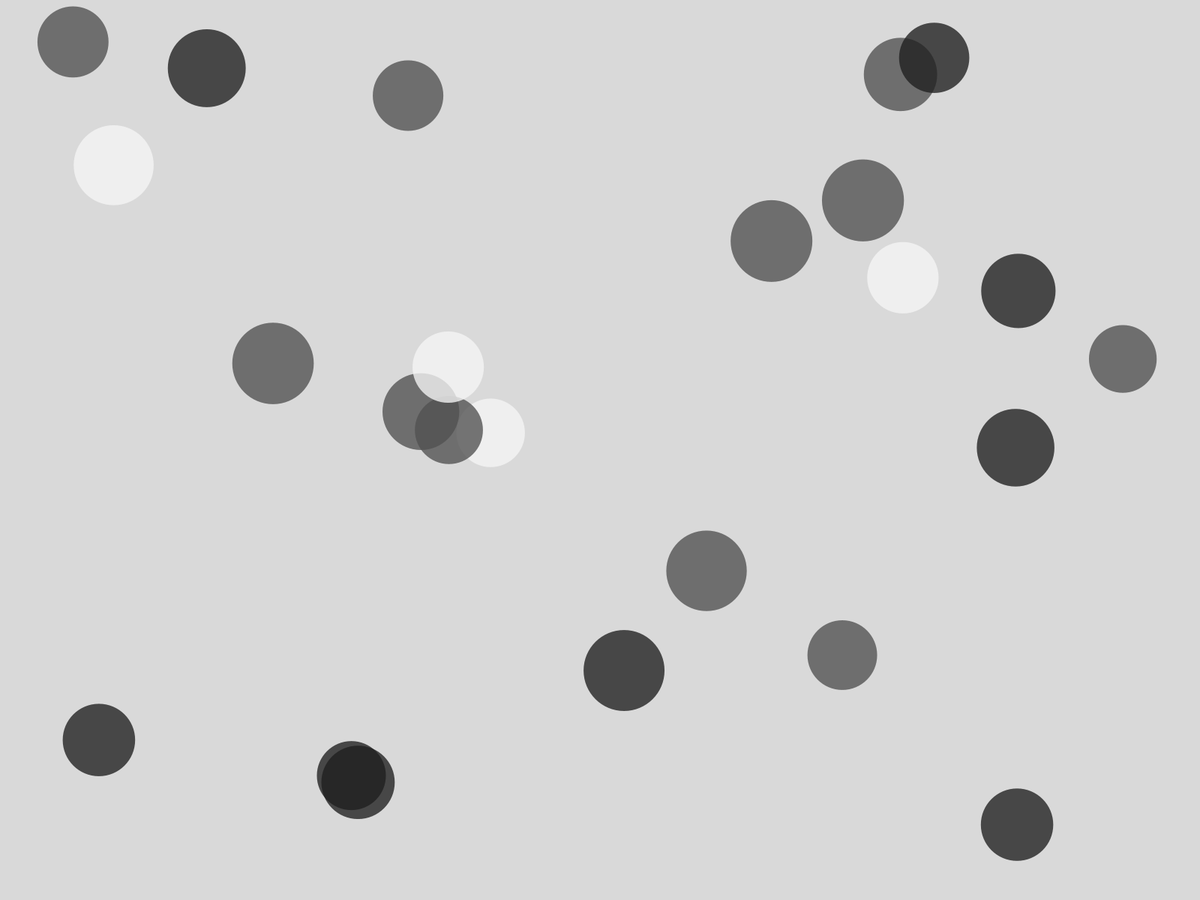
Frame 1 (no input)
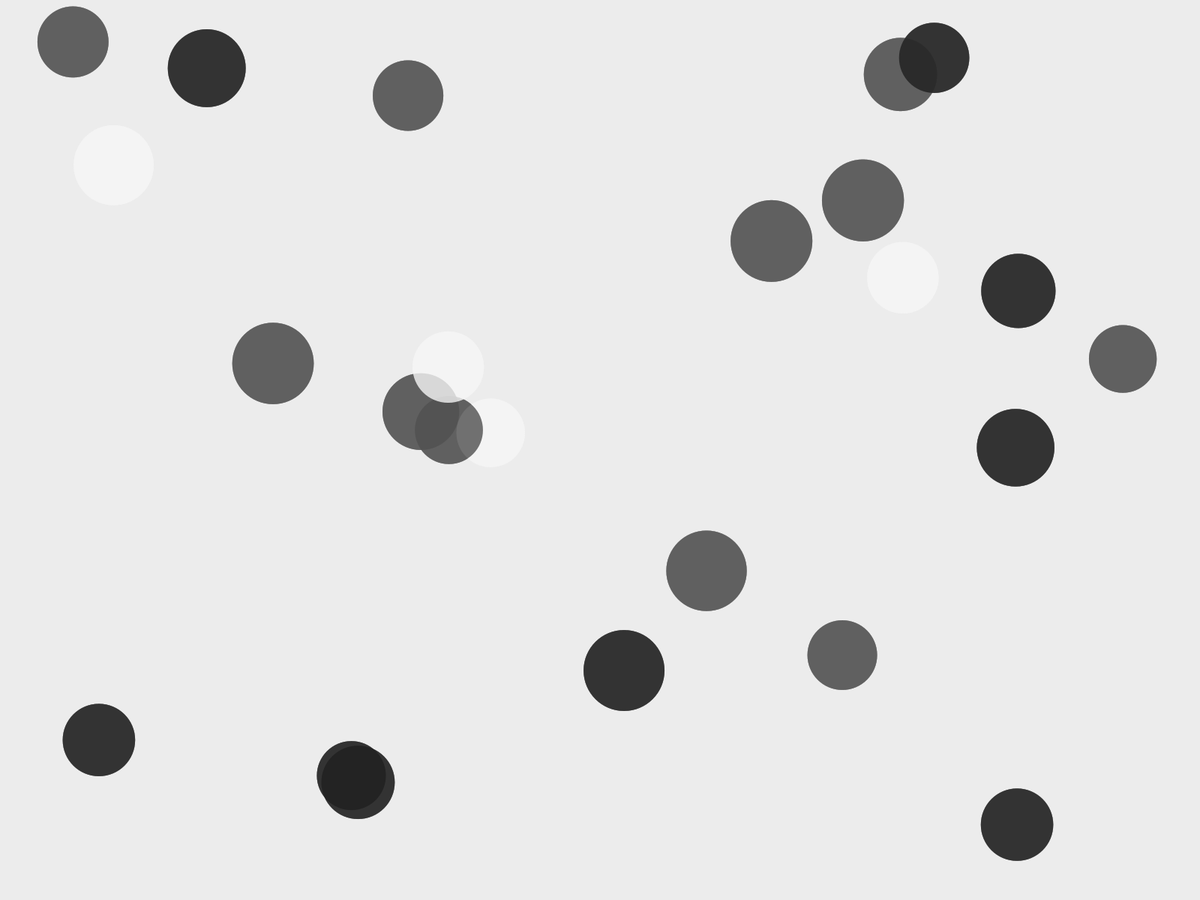
Frame 60 (the mouse pressed at the canvas centre just before this capture)
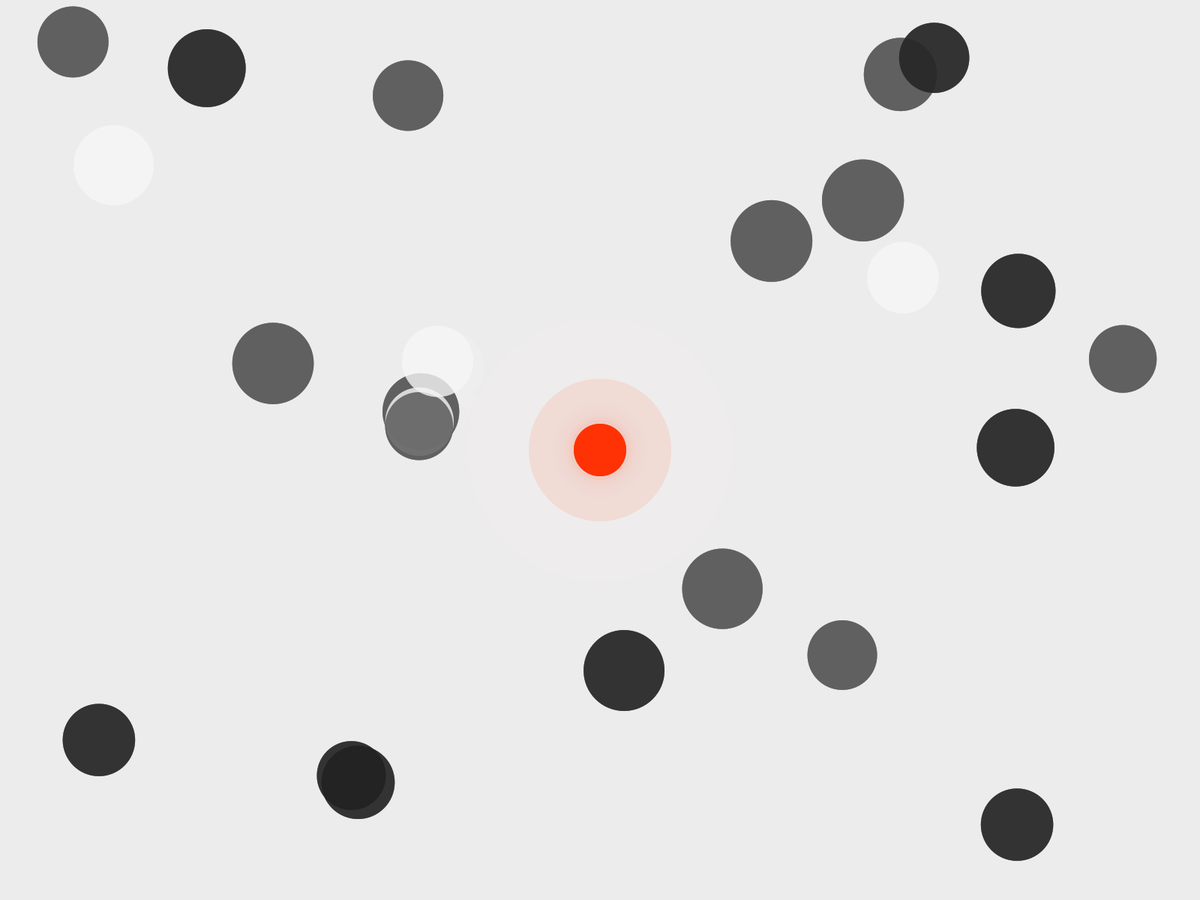
Frame 120 (the mouse held since frame 60 and released just before this capture)

The Processing sketch that drew these frames (run headless with seeded random() and noise(); from frame 60 on, the mouse is pressed at the canvas centre):

// Processing sketch: AcosoBB_00_05
// ── AcosoBB_00_05.pde
Mundo m;
void setup ()
{
  //size (800, 400);
  ///---------------------
  fullScreen();
  orientation(LANDSCAPE);
  ///---------------------  
  m= new Mundo();
  smooth();
  noStroke();
}


void draw ()

{
  //  background (238);
  fondo();
  m.dibuja();
}

void fondo()
{
  pushStyle();
  fill(238, 100);
  rect(0, 0, width, height);
  popStyle();
}
void mouseDragged()
{
  //  m.setPxPy(mouseX, mouseY);
  // m.evaluaAvance();
}
void mouseReleased()
{
  m.mouseReleased();
}

void mousePressed()
{
  m.mousePressed();
}

// ── Esferita.pde
class Esferita
{
  color [] farbe= new color []{
    color(255, 50, 5), 

    //  color(140, 12, 0), 
    color(80, 80, 80), 
    color(30, 30, 30), 

    color(245, 245, 245), 
    //  color(140, 12, 0), 

  };

  int num;

  float px, py, tam, disty;
  float umbral, vel, angulo;
  //  color farbe= RGB;
  float alpha;
  Esferita()
  {

    //   farbe= color(255, 100, 0);
    alpha=255;
    px=width/2;
    py=height/2;
    tam=40;
    umbral=tam*2;
    vel=1;
  }

  Esferita(float tam_, float alpha_)
  {

    //   farbe= color(255, 100, 0);
    alpha=alpha_;
    px=width/2;
    py=height/2;
    tam=tam_;
    umbral=tam*2;
    vel=1;
  }

  Esferita(float px_, float py_, float tam_, float alpha_)
  {

    num= int (random(1, farbe.length));
    alpha=alpha_;
    px=px_;
    py=py_;
    tam=tam_;
    umbral=tam*2;
    vel=1;
  }

  void dibuja()
  {
    esferita();
  }


  void sumaPunto()
  {
    if (disty<umbral)
    {
      px-=vel*cos(angulo);
      py-=vel*sin(angulo);
    }
  }

  void evaluaAvance(float otherX, float otherY)
  {   
    angulo = atan2( otherY-py, otherX-px );
    sumaPunto();
  }



  void esferita() 
  {
    pushStyle();
    fill (farbe[num], alpha);
    ellipse(px, py, tam+30, tam+30);
    popStyle();
  }


  float  disty(float otherX, float otherY)
  {
    disty= dist(px, py, otherX, otherY);
    //   println(disty);
    return disty;
  }

  void setPxy(float px_, float py_)
  {

    px= px_;
    py= py_;
  }

  void setUmbral(float umbral_)
  {
    umbral=umbral_;
  }


  void setVel(float vel_)
  {
    vel= vel_;
  }

  void setSumaVel(float vel_)
  {
    vel+= vel_;
  }

  void setZonaColor(int num_)
  {
    num=num_;
  }

  void setTam(float tam_)
  {
    tam=tam_;
  }

  float [] getPxy()

  {
    float []pXY= new float []{px, py};
    return pXY;
  }
  float getTam()
  {
    return tam;
  }

  float getDisty()

  {
    return disty;
  }


  float getUmbral()
  {
    return umbral;
  }
}//cierra class Esferita

// ── Mundo.pde
class Mundo
{
  Esferita e;//user
  Esferita e2;
  Esferita e3;
  float tamAcos;
  int sumTam=-10;

  Esferita [] eDoble= new Esferita[24];
  int tamVictim;


  boolean tocaUser= false;
  Mundo()
  {
    e= new Esferita ();
    e2=new Esferita(160, 10);
    e3=new Esferita(e.getTam(), 20);
    tamAcos=e.getTam();

    tamVictim= int(e.getTam()/2);
    for (int i=0; i< eDoble.length; i++)
    {
      eDoble[i]= new Esferita (random(tamVictim, width-tamVictim), random(tamVictim, height-tamVictim), random(tamVictim*3, tamVictim*4), 200);
      eDoble[i].setUmbral(tamVictim*12);
      eDoble[i].setVel(8);
    }
  }


  void dibuja()
  {
    setUserMov();
    for (int i=0; i< eDoble.length; i++)
    {
      eDoble[i].dibuja();
    }
  }

  void setUserMov()
  {

    if (tocaUser)
    {
      e2.setPxy(mouseX, mouseY);
      e.setPxy(mouseX, mouseY);

      e2.dibuja();
      e.dibuja();

      compZAcosador();
      e3.setPxy(mouseX, mouseY);
      e3.dibuja();
    }

    evaluaAcosador();
    reaparece();
  }

  void evaluaAcosador()
  {
    for (int i=0; i< eDoble.length; i++)
    {
      //    println(eDoble[i].disty(e.px, e.py)+"_____"+eDoble[i].getUmbral());

      if (eDoble[i].disty(e.px, e.py)< e3.getTam())
      {
        eDoble[i].evaluaAvance(e.px, e.py);
      }
    }
  }

  void reaparece()
  {

    for (int i=0; i< eDoble.length; i++)
    {
      if ((eDoble[i].getPxy()[0] > width+eDoble[i].getTam()/4 || eDoble[i].getPxy()[0] < -eDoble[i].getTam()/4) || ( eDoble[i].getPxy()[1] > height+eDoble[i].getTam()/4 || eDoble[i].getPxy()[1] < -eDoble[i].getTam()/4))
      {
        eDoble[i].setPxy(random(e.getTam()*3, width-e.getTam()*3), random(e.getTam()*3, height-e.getTam()*3));
        eDoble[i].setSumaVel(4);
      }
    }
  }

  void compZAcosador()

  {
    if (e3.getTam()>e2.getTam()*2 || e3.getTam()<e.getTam() )
    {
      sumTam*=-1;
    }

    tamAcos+=sumTam;


    e3.setTam(tamAcos);
  }


  void mousePressed()
  {

    tocaUser=true;
  }

  void mouseReleased()
  {
    tocaUser=false;
  }
}// cierra class Mundo
